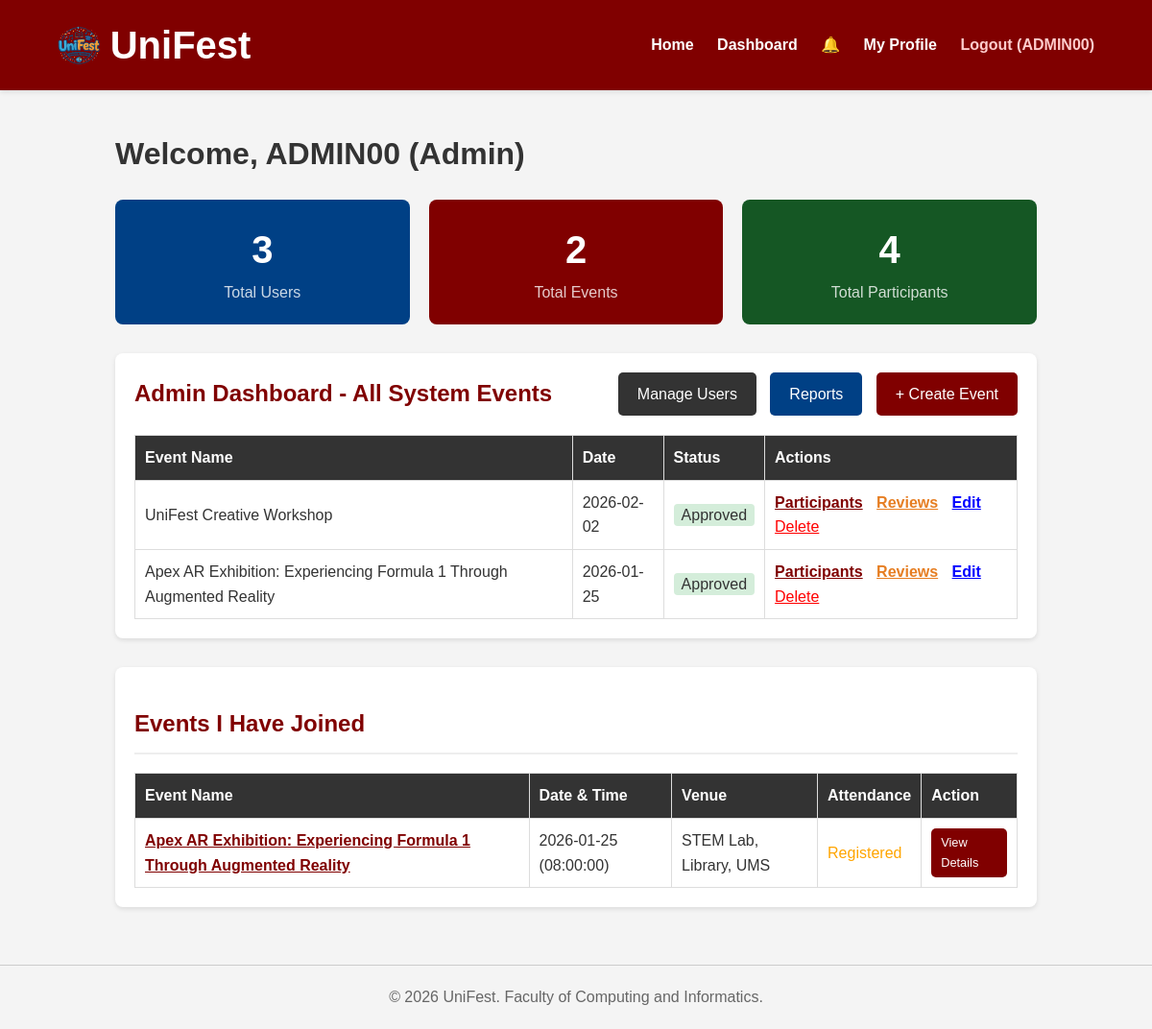
/dashboard.php (signed in), run on the app's committed database.
### tables this page shows
CREATE TABLE `events` (
  `id` int(11) NOT NULL,
  `event_name` varchar(255) NOT NULL,
  `description` text NOT NULL,
  `organizer_id` int(11) NOT NULL,
  `contact_person` varchar(100) DEFAULT NULL,
  `contact_no` varchar(20) DEFAULT NULL,
  `type` enum('Workshop','Seminar','Competition','Festival','Sport','Course') NOT NULL,
  `venue` varchar(255) NOT NULL,
  `event_date` date NOT NULL,
  `event_time` time NOT NULL,
  `mode` enum('Physical','Online','Hybrid') NOT NULL,
  `registration_close_date` date NOT NULL,
  `max_participants` int(11) DEFAULT NULL,
  `fee` decimal(10,2) NOT NULL DEFAULT 0.00,
  `remarks` text DEFAULT NULL,
  `poster` varchar(255) DEFAULT NULL,
  `status` enum('pending','approved','archived') DEFAULT 'pending',
  `visibility` enum('public','university') NOT NULL DEFAULT 'public'
);

CREATE TABLE `registrations` (
  `id` int(11) NOT NULL,
  `user_id` int(11) NOT NULL,
  `event_id` int(11) NOT NULL,
  `registration_date` timestamp NOT NULL DEFAULT current_timestamp(),
  `status` enum('confirmed','cancelled') DEFAULT 'confirmed'
);

### dashboard.php (the view, shortened to what this page needs)
<?php
require 'config/db.php';
require 'includes/header.php';
$user_id = $_SESSION['user_id'];
$role = $_SESSION['user_role'];
$user_name = $_SESSION['user_name'];
$total_users = 0;
$total_events = 0;
$total_participants = 0;
if ($role == 'admin') {
    $total_users = $pdo->query("SELECT COUNT(*) FROM users")->fetchColumn();
    $total_events = $pdo->query("SELECT COUNT(*) FROM events")->fetchColumn();
    $total_participants = $pdo->query("SELECT COUNT(*) FROM registrations")->fetchColumn();
}
$managed_events = [];
if ($role == 'admin') {
    $stmt = $pdo->query("SELECT events.*, users.name as organizer FROM events JOIN users ON events.organizer_id = users.id ORDER BY events.id DESC");
    $managed_events = $stmt->fetchAll();
    $heading_managed = "Admin Dashboard - All System Events";
} elseif ($role == 'staff' || $role == 'student') {
    $stmt = $pdo->prepare("SELECT * FROM events WHERE organizer_id = ? ORDER BY event_date DESC");
    $stmt->execute([$user_id]);
    $managed_events = $stmt->fetchAll();
    $heading_managed = "My Managed Events";
}
$stmt = $pdo->prepare("
    SELECT events.*, registrations.status as reg_status, registrations.id as reg_id
    FROM registrations
    JOIN events ON registrations.event_id = events.id
    WHERE registrations.user_id = ?
    ORDER BY events.event_date DESC
");
$stmt->execute([$user_id]);
$registered_events = $stmt->fetchAll();
?>
<div class="dashboard-header" style="margin-bottom: 20px;">
    <h1>Welcome, <?= htmlspecialchars($user_name) ?> (<?= ucfirst($role) ?>)</h1>
</div>
<?php if ($role == 'admin'): ?>
    <div style="display: flex; gap: 20px; margin-bottom: 30px;">
        <div style="flex: 1; background: #004085; color: white; padding: 20px; border-radius: 8px; text-align: center;">
            <h2 style="font-size: 2.5rem; margin: 0; color: white;"><?= $total_users ?></h2>
            <p style="margin: 0; opacity: 0.8;">Total Users</p>
        </div>
        <div style="flex: 1; background: #800000; color: white; padding: 20px; border-radius: 8px; text-align: center;">
            <h2 style="font-size: 2.5rem; margin: 0; color: white;"><?= $total_events ?></h2>
            <p style="margin: 0; opacity: 0.8;">Total Events</p>
        </div>
        <div style="flex: 1; background: #155724; color: white; padding: 20px; border-radius: 8px; text-align: center;">
             <h2 style="font-size: 2.5rem; margin: 0; color: white;"><?= $total_participants ?></h2>
            <p style="margin: 0; opacity: 0.8;">Total Participants</p>
        </div>
    </div>
<?php endif; ?>
<?php if ($role != 'public'): ?>
    <div style="background: white; padding: 20px; border-radius: 8px; box-shadow: 0 2px 5px rgba(0,0,0,0.1); margin-bottom: 30px;">
        <div style="display:flex; justify-content:space-between; align-items:center; margin-bottom: 15px;">
            <h2 style="color: var(--primary-color); margin: 0;"><?= $heading_managed ?></h2>
            <div>
                <?php if ($role == 'admin'): ?>
                    <a href="manage_users.php" class="btn" style="background-color: #333; margin-right: 10px;">Manage Users</a>
                    <a href="admin_reports.php" class="btn" style="background-color: #004085; margin-right: 10px;">Reports</a>
                <?php endif; ?>
                <a href="create_event.php" class="btn">+ Create Event</a>
            </div>
        </div>
        <table style="width:100%; border-collapse: collapse;">
            <thead>
                <tr style="background-color: #eee; text-align: left;">
                    <th style="padding: 10px;">Event Name</th>
                    <th style="padding: 10px;">Date</th>
                    <th style="padding: 10px;">Status</th>
                    <th style="padding: 10px;">Actions</th>
                </tr>
            </thead>
            <tbody>
                <?php if (count($managed_events) > 0): ?>
                    <?php foreach ($managed_events as $event): ?>
                        <tr style="border-bottom: 1px solid #ddd;">
                            <td style="padding: 10px;"><?= htmlspecialchars($event['event_name']) ?></td>
                            <td style="padding: 10px;"><?= htmlspecialchars($event['event_date']) ?></td>
                            <td style="padding: 10px;">
                                <span style="padding: 3px 8px; border-radius: 4px; background: <?= $event['status'] == 'approved' ? '#d4edda' : '#fff3cd' ?>;">
                                    <?= ucfirst($event['status']) ?>
                                </span>
                            </td>
                            <td style="padding: 10px;">
                                <a href="view_participants.php?id=<?= $event['id'] ?>" style="color: var(--primary-color); font-weight: bold; margin-right: 10px;">Participants</a>
                                <a href="view_feedback.php?id=<?= $event['id'] ?>" style="color: #e67e22; font-weight: bold; margin-right: 10px;">Reviews</a>
                                <a href="edit_event.php?id=<?= $event['id'] ?>" style="color: blue; font-weight: bold; margin-right: 10px;">Edit</a>
                                <a href="delete_event.php?id=<?= $event['id'] ?>" onclick="return confirm('Delete?')" style="color: red;">Delete</a>
                            </td>
                        </tr>
                    <?php endforeach; ?>
                <?php else: ?>
                    <tr><td colspan="4" style="padding: 20px; text-align: center;">You haven't created any events yet.</td></tr>
                <?php endif; ?>
            </tbody>
        </table>
    </div>
<?php endif; ?>
<div style="background: white; padding: 20px; border-radius: 8px; box-shadow: 0 2px 5px rgba(0,0,0,0.1);">
    <h2 style="color: var(--primary-color); border-bottom: 2px solid #eee; padding-bottom: 10px;">Events I Have Joined</h2>
    <table style="width:100%; border-collapse: collapse; margin-top: 15px;">
        <thead>
            <tr style="background-color: var(--secondary-color); color: white; text-align: left;">
                <th style="padding: 10px;">Event Name</th>
                <th style="padding: 10px;">Date & Time</th>
                <th style="padding: 10px;">Venue</th>
                <th style="padding: 10px;">Attendance</th>
                <th style="padding: 10px;">Action</th>
            </tr>
        </thead>
        <tbody>
            <?php if (count($registered_events) > 0): ?>
                <?php foreach ($registered_events as $re): ?>
                    <tr style="border-bottom: 1px solid #ddd;">
                        <td style="padding: 10px;">
                            <a href="event_details.php?id=<?= $re['id'] ?>" style="color: var(--primary-color); font-weight: bold;">
                                <?= htmlspecialchars($re['event_name']) ?>
                            </a>
                        </td>
                        <td style="padding: 10px;"><?= htmlspecialchars($re['event_date']) ?> (<?= htmlspecialchars($re['event_time']) ?>)</td>
                        <td style="padding: 10px;"><?= htmlspecialchars($re['venue']) ?></td>
                        <td style="padding: 10px;">
                            <?php if ($re['reg_status'] == 'attended'): ?>
                                <span style="color: green; font-weight: bold;">✔ Present</span>
                            <?php else: ?>
                                <span style="color: orange;">Registered</span>
                            <?php endif; ?>
                        </td>
                        <td style="padding: 10px;">
                            <a href="event_details.php?id=<?= $re['id'] ?>" class="btn" style="padding: 5px 10px; font-size: 0.8rem;">View Details</a>
                        </td>
                    </tr>
                <?php endforeach; ?>
            <?php endif; ?>
        </tbody>
    </table>
</div>
<?php require 'includes/footer.php'; ?>

### assets/style.css (style rules this page uses)
:root { --primary-color: #800000; --secondary-color: #333; --bg-color: #f4f4f4; --text-color: #333; }
body { font-family: Arial, sans-serif; background-color: var(--bg-color); margin: 0; padding: 0; color: var(--text-color); line-height: 1.6; }
.btn { display: inline-block; background-color: var(--primary-color); color: white; padding: 10px 20px; text-decoration: none; border-radius: 5px; border: none; cursor: pointer; font-size: 1rem; }
table { width: 100%; border-collapse: collapse; margin-top: 20px; background: white; }
th, td { padding: 12px; border: 1px solid #ddd; text-align: left; }
th { background-color: var(--secondary-color); color: white; }

### data on the page
events: event_name "UniFest Creative Workshop", event_date "2026-02-02", status "Approved"
events: event_name "Apex AR Exhibition: Experiencing Formula 1 Through Augmented Reality", event_date "2026-01-25", status "Approved"
registrations: event.event_name "Apex AR Exhibition: Experiencing Formula 1 Through Augmented Reality", event.event_date "2026-01-25", event.event_time "08:00:00", event.venue "STEM Lab, Library, UMS", status "Registered"

### other printed values
$_SESSION['user_name'] "ADMIN00"
$user_name "ADMIN00"
$role "Admin"
$total_users "3"
$total_events "2"
$total_participants "4"
$heading_managed "Admin Dashboard - All System Events"
